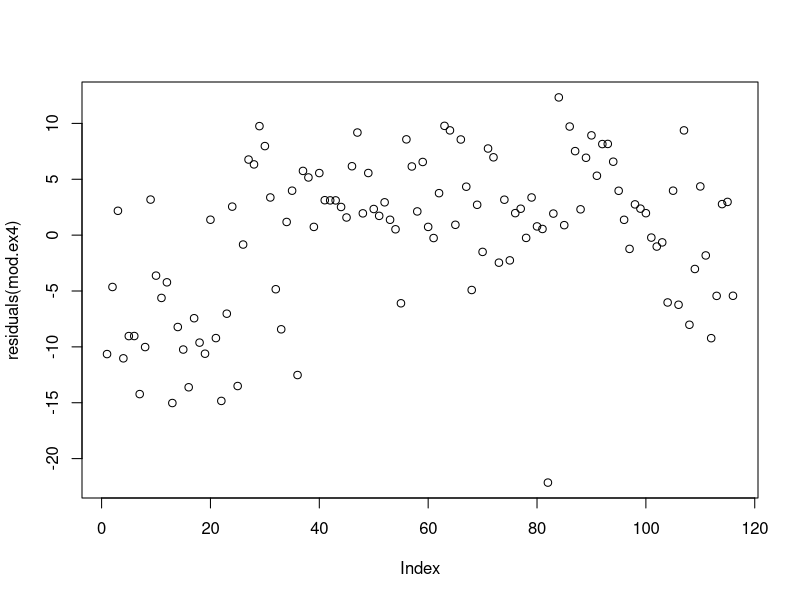
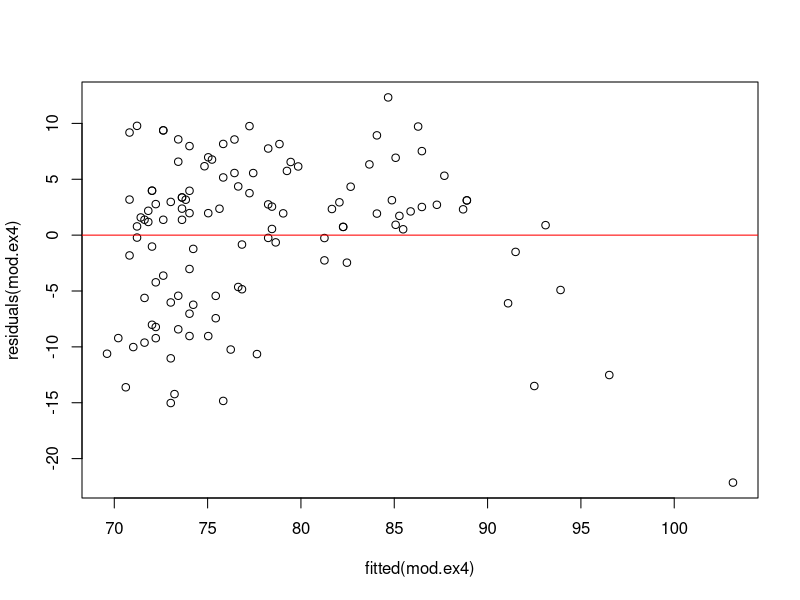
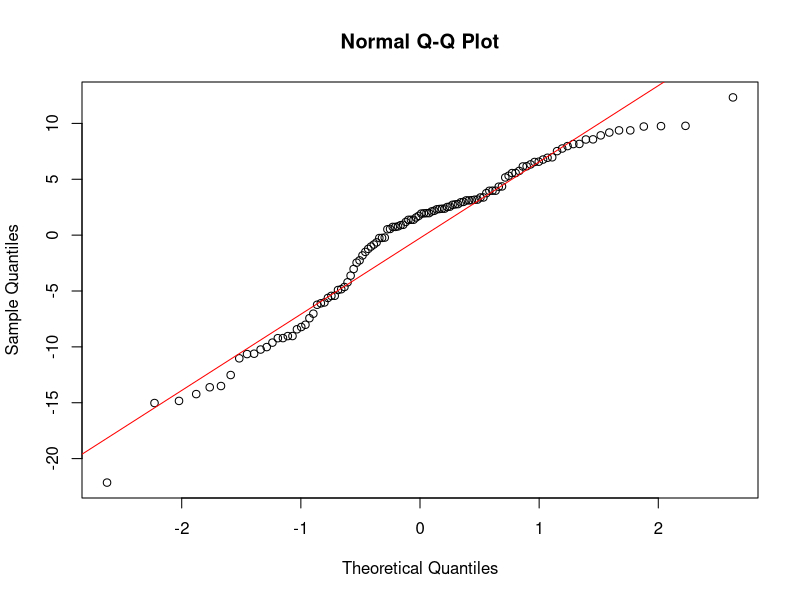

R code for these plots, in order:
data("airquality")
head(airquality)

#Exercise 4
ex4=subset(airquality,is.na(Ozone)==FALSE&is.na(Temp)==FALSE,data=airquality)
mod.ex4=lm(Temp~Ozone,data=ex4)
res=residuals((mod.ex4))
RSS=sum(res^2)
SSY=deviance(lm(ex4$Temp~1))
n=116
R2.ex4=1-((RSS/(n-2)))/(SSY/(n-1))
R2.ex4 #adjusted r square = 0.4832134

#Exercise 5
##Residual Independency Test
plot(residuals(mod.ex4)) #
install.packages("lmtest")
library(lmtest)
dwtest(mod.ex4,alternative = c("two.sided"))
#P-value=7.276e-06,which means the residuals have a temporal autocorrelation

#Residual Homoscedasticity Test
plot(residuals(mod.ex4)~fitted(mod.ex4))
abline(lm(residuals(mod.ex4)~fitted(mod.ex4)),col="red")
bptest(mod.ex4)
#P-value=0.0721, which means the residuals homoscedastic

#Residual Normality Test
qqnorm(residuals(mod.ex4))
qqline(residuals(mod.ex4),col="red")
shapiro.test(residuals(mod.ex4))
#p-value=0.000226,which means the residuals is not normaly distributed
